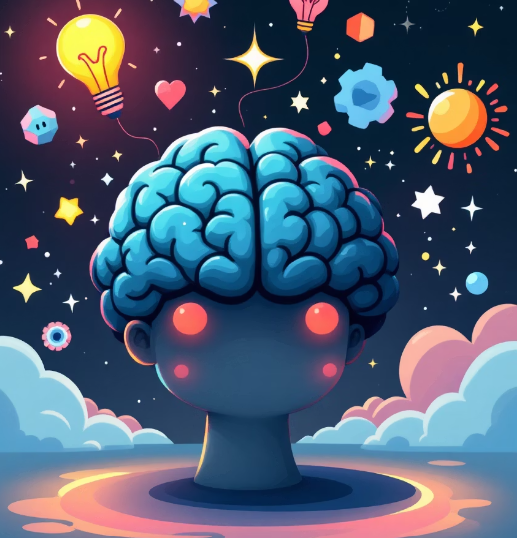
#> input picture IPPR/IPPR_IMG.jpg, 517 x 538 px
$ jupyter execute lab1.ipynb
#> lines starting #> are read from the running program, lines starting #| are printed output that depends on the picture; after the words box and inside, x2 and y2 are one past the last pixel; in counts of white or black regions, pixels touching at a corner belong together
# LAB 1: Program to convert colorful image to grayscale

[cell 1]
import cv2
import matplotlib.pyplot as plt

# Step 1: Read image directly by path (should be in same folder as ipynb)
image_path = "IPPR_IMG.jpg"
bgr_image = cv2.imread(image_path)
#> bgr_image is the input picture: shape (538, 517, 3); mean B, G, R 112.7, 91.4, 77.5

# Step 2: Verify it loaded
if bgr_image is None:
    print("Image not loaded! Check the filename or path.")
else:
    print("Image loaded! Shape:", bgr_image.shape)
#| Image loaded! Shape: (538, 517, 3)

    # Step 3: Convert & Display
    rgb_image = cv2.cvtColor(bgr_image, cv2.COLOR_BGR2RGB)
    plt.imshow(rgb_image)
    plt.axis('off')
    plt.title("Original Image")
    plt.show()

[cell 2]
# Convert BGR → Grayscale
gray_image = cv2.cvtColor(bgr_image, cv2.COLOR_BGR2GRAY)
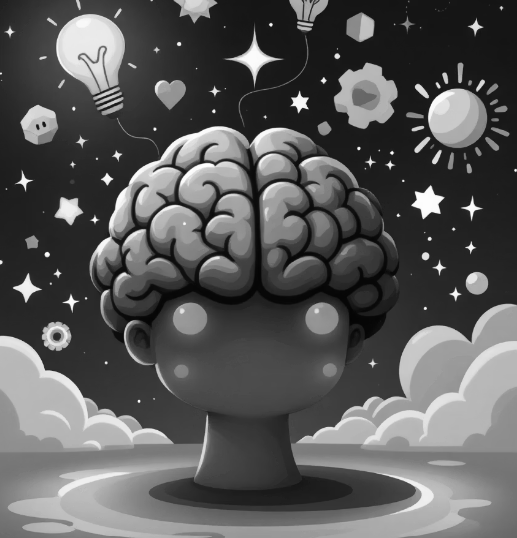
#> gray_image: shape (538, 517); min 4, max 255, mean 89.7

# Display Original vs Grayscale
plt.figure(figsize=(10, 5))

plt.subplot(1, 2, 1)
plt.imshow(rgb_image)
plt.title("Original Color Image")
plt.axis('off')

plt.subplot(1, 2, 2)
plt.imshow(gray_image, cmap='gray')
plt.title("Grayscale Image")
plt.axis('off')

plt.tight_layout()
plt.show()
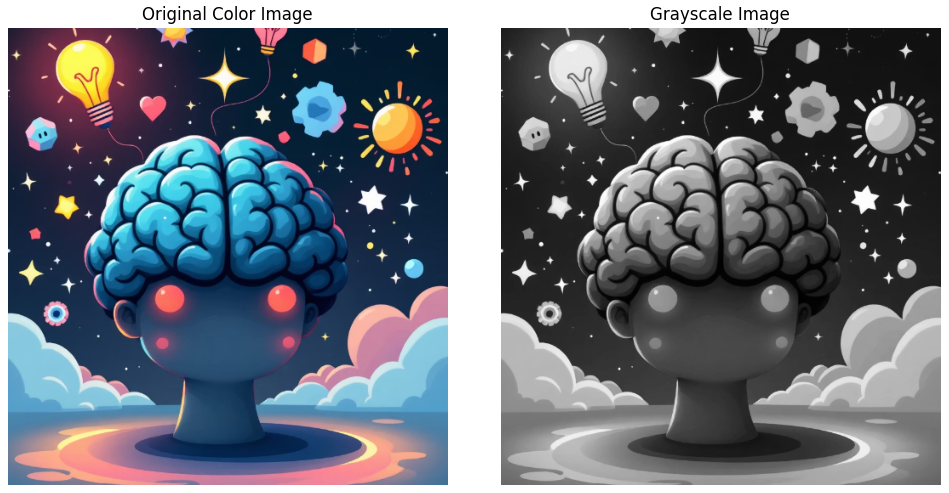
#> figure drawn by matplotlib, 2 panels

# Print Image Info
print("Color Image Shape  :", rgb_image.shape)    # (H, W, 3)
#| Color Image Shape  : (538, 517, 3)
print("Grayscale Image Shape:", gray_image.shape)  # (H, W)
#| Grayscale Image Shape: (538, 517)
print("Data Type          :", gray_image.dtype)    # uint8
#| Data Type          : uint8

[cell 3]
# Save to same folder as notebook
cv2.imwrite("gray_output.jpg", gray_image)
print("Saved as gray_output.jpg")

[cell 4]
# GRAYSCALE TO BINARY IMAGE

# Method 1: Simple Binary Threshold
# pixels > 127 → 255 (white), pixels <= 127 → 0 (black)
_, binary_simple = cv2.threshold(gray_image, 127, 255, cv2.THRESH_BINARY)
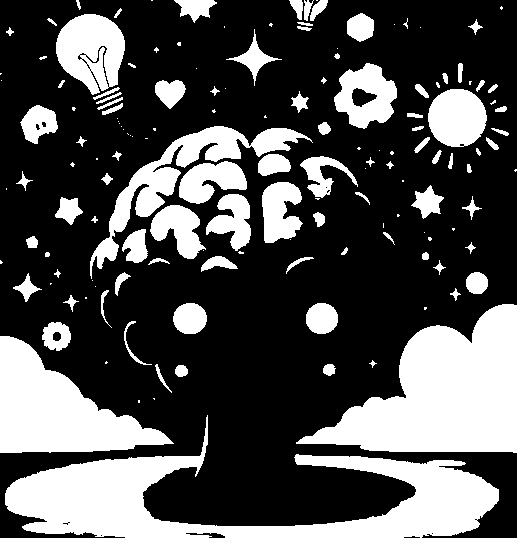
#> binary_simple: shape (538, 517); 30.9% white; 151 white regions (59 under 20 px), largest, box (x1, y1, x2, y2) and area: (5, 415, 499, 538) 21311, (296, 304, 517, 453) 18233, (0, 336, 174, 453) 10386

# Method 2: Inverse Binary Threshold
# opposite of above — foreground becomes black
_, binary_inv = cv2.threshold(gray_image, 127, 255, cv2.THRESH_BINARY_INV)

# Method 3: Otsu's Threshold (Auto)
# automatically finds best threshold value
otsu_val, binary_otsu = cv2.threshold(gray_image, 0, 255,
                                       cv2.THRESH_BINARY + cv2.THRESH_OTSU)
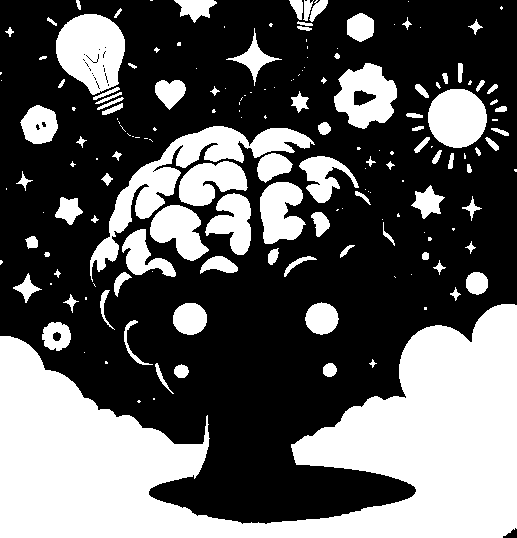
#> binary_otsu: shape (538, 517); 36.8% white; 172 white regions (79 under 20 px), largest, box (x1, y1, x2, y2) and area: (0, 304, 517, 538) 61996, (90, 126, 315, 282) 6419, (56, 14, 125, 95) 4020
#> otsu_val = 105
print("Otsu's Auto Threshold Value:", otsu_val)
#| Otsu's Auto Threshold Value: 105.0

# Method 4: Adaptive Threshold
# calculates threshold for small regions individually
binary_adaptive = cv2.adaptiveThreshold(gray_image, 255,
                                         cv2.ADAPTIVE_THRESH_GAUSSIAN_C,
                                         cv2.THRESH_BINARY, 11, 2)
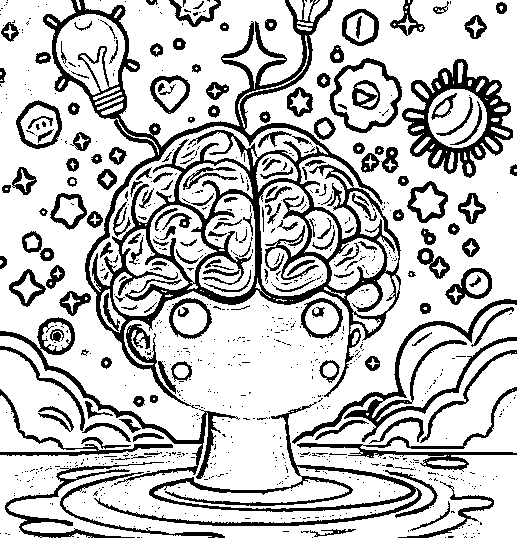
#> binary_adaptive: shape (538, 517); 76.2% white; 845 black regions (658 under 20 px), largest, box (x1, y1, x2, y2) and area: (43, 0, 401, 409) 20831, (94, 402, 422, 526) 4156, (402, 59, 513, 178) 4065

# Display All
plt.figure(figsize=(15, 8))

plt.subplot(2, 3, 1)
plt.imshow(gray_image, cmap='gray')
plt.title("Original Grayscale")
plt.axis('off')

plt.subplot(2, 3, 2)
plt.imshow(binary_simple, cmap='gray')
plt.title("Simple Binary (thresh=127)")
plt.axis('off')

plt.subplot(2, 3, 3)
plt.imshow(binary_inv, cmap='gray')
plt.title("Inverse Binary")
plt.axis('off')

plt.subplot(2, 3, 4)
plt.imshow(binary_otsu, cmap='gray')
plt.title(f"Otsu's (auto thresh={int(otsu_val)})")
plt.axis('off')

plt.subplot(2, 3, 5)
plt.imshow(binary_adaptive, cmap='gray')
plt.title("Adaptive Threshold")
plt.axis('off')

plt.tight_layout()
plt.show()

$ run again, with IPPR/IPPR_IMG1.jpg copied over IPPR/IPPR_IMG.jpg
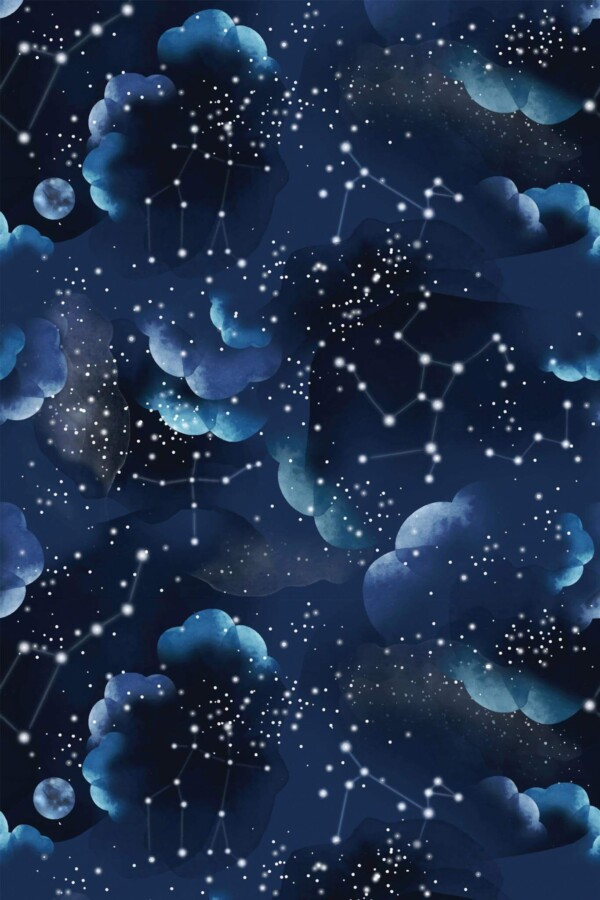
#> input picture IPPR/IPPR_IMG1.jpg, 600 x 900 px
#> bgr_image is the input picture: shape (900, 600, 3); mean B, G, R 75.3, 48.1, 30.7
#| Image loaded! Shape: (900, 600, 3)
#| Color Image Shape  : (900, 600, 3)
#| Grayscale Image Shape: (900, 600)
#| Data Type          : uint8
#> `_, binary_simple = cv2.threshold(gray_image, 127, 255, cv2.THRESH_BINA..`:
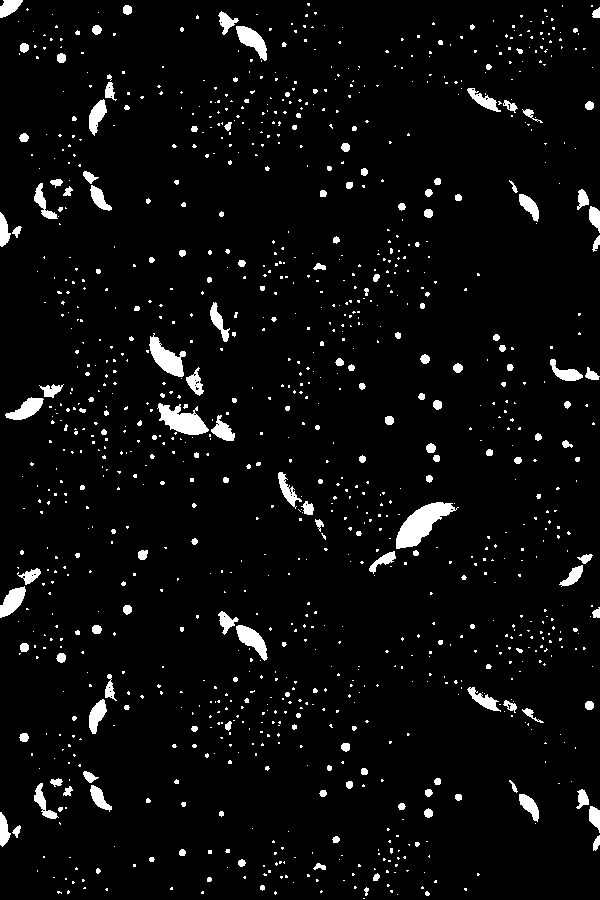
#> binary_simple: shape (900, 600); 4.5% white; 1121 white regions (925 under 20 px), largest, box (x1, y1, x2, y2) and area: (396, 502, 459, 549) 1339, (157, 403, 209, 435) 922, (149, 333, 186, 377) 752
#> binary_otsu: shape (900, 600); 9.5% white; 1205 white regions (920 under 20 px), largest, box (x1, y1, x2, y2) and area: (365, 493, 471, 583) 2973, (149, 390, 245, 442) 2125, (454, 662, 554, 724) 2107
#> otsu_val = 84
#| Otsu's Auto Threshold Value: 84.0
#> `binary_adaptive = cv2.adaptiveThreshold(gray_image, 255, cv2.ADAPTIVE_..`:
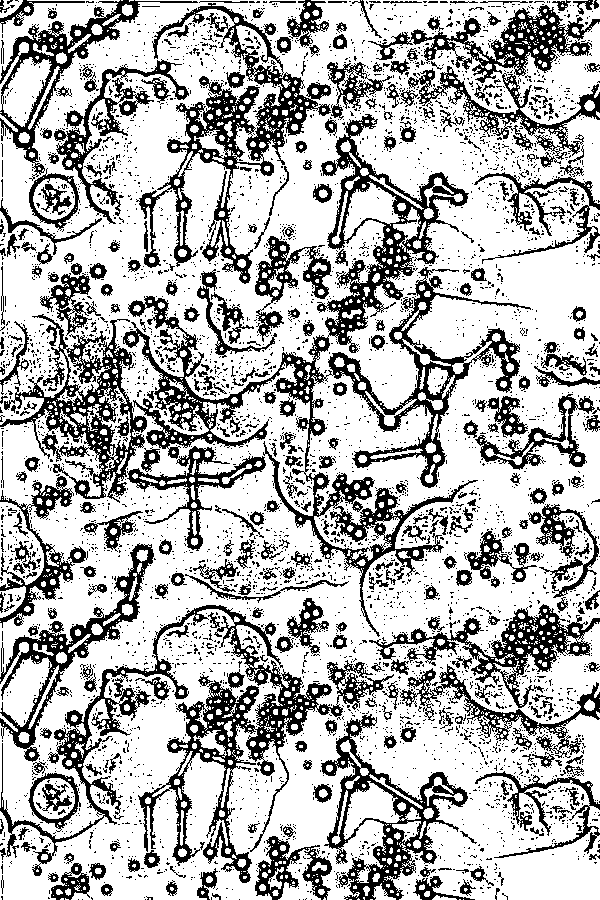
#> binary_adaptive: shape (900, 600); 70.5% white; 4568 black regions (4221 under 20 px), largest, box (x1, y1, x2, y2) and area: (123, 114, 531, 637) 26057, (0, 605, 394, 883) 16192, (136, 3, 331, 284) 10378
